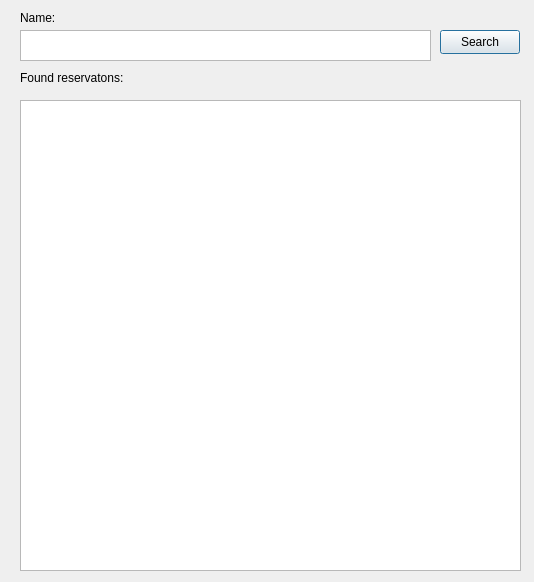
<?xml version="1.0" encoding="UTF-8"?>
<ui version="4.0">
 <class>searchByName</class>
 <widget class="QDialog" name="searchByName">
  <property name="geometry">
   <rect>
    <x>0</x>
    <y>0</y>
    <width>534</width>
    <height>582</height>
   </rect>
  </property>
  <property name="windowTitle">
   <string>Search by name</string>
  </property>
  <widget class="QTextEdit" name="textEdit">
   <property name="geometry">
    <rect>
     <x>20</x>
     <y>30</y>
     <width>411</width>
     <height>31</height>
    </rect>
   </property>
  </widget>
  <widget class="QPushButton" name="searchbtn">
   <property name="geometry">
    <rect>
     <x>440</x>
     <y>30</y>
     <width>80</width>
     <height>24</height>
    </rect>
   </property>
   <property name="text">
    <string>Search</string>
   </property>
  </widget>
  <widget class="QLabel" name="label">
   <property name="geometry">
    <rect>
     <x>20</x>
     <y>10</y>
     <width>49</width>
     <height>16</height>
    </rect>
   </property>
   <property name="text">
    <string>Name:</string>
   </property>
  </widget>
  <widget class="QLabel" name="label_2">
   <property name="geometry">
    <rect>
     <x>20</x>
     <y>70</y>
     <width>151</width>
     <height>16</height>
    </rect>
   </property>
   <property name="text">
    <string>Found reservatons:</string>
   </property>
  </widget>
  <widget class="QTextBrowser" name="result_txt">
   <property name="geometry">
    <rect>
     <x>20</x>
     <y>100</y>
     <width>501</width>
     <height>471</height>
    </rect>
   </property>
  </widget>
 </widget>
 <resources/>
 <connections/>
</ui>
